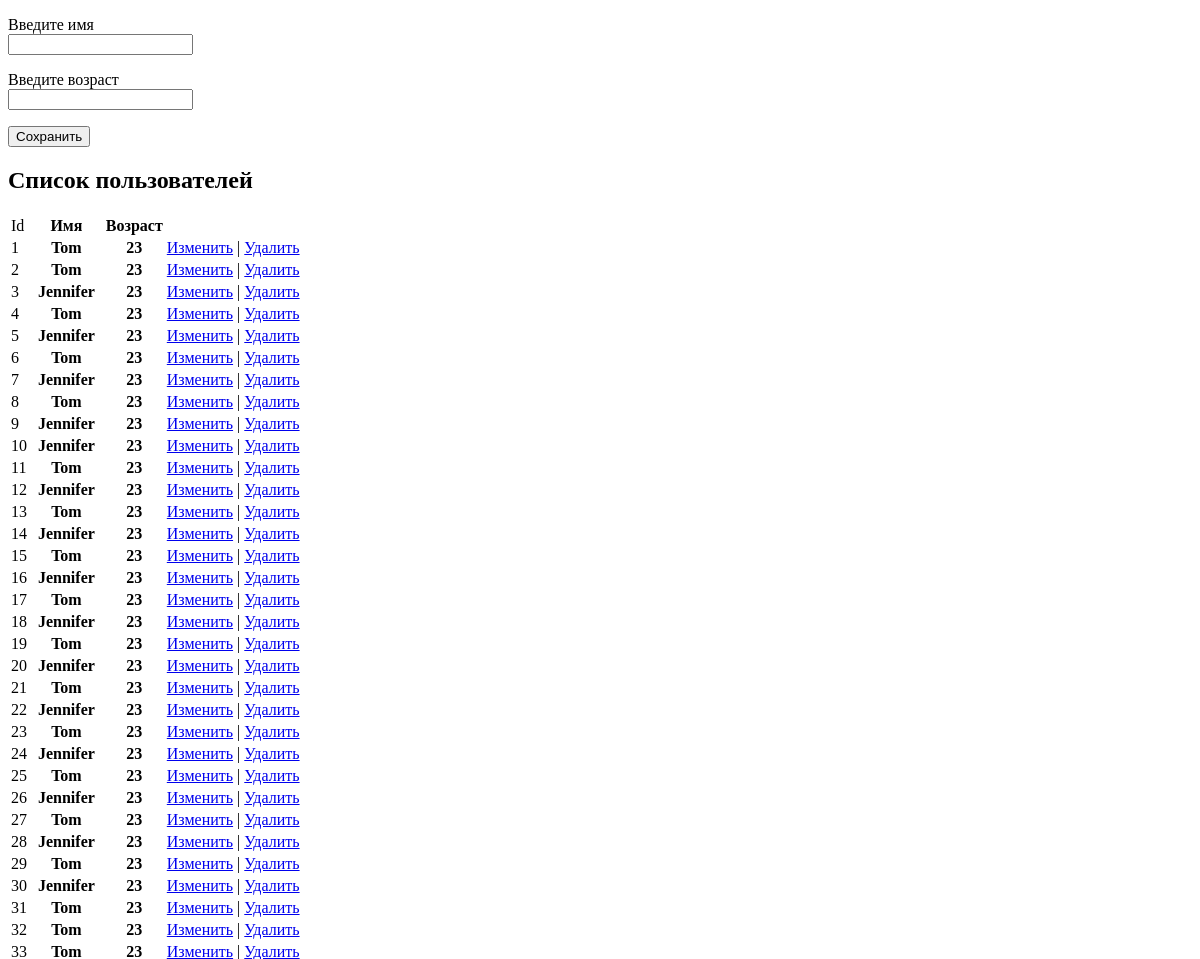
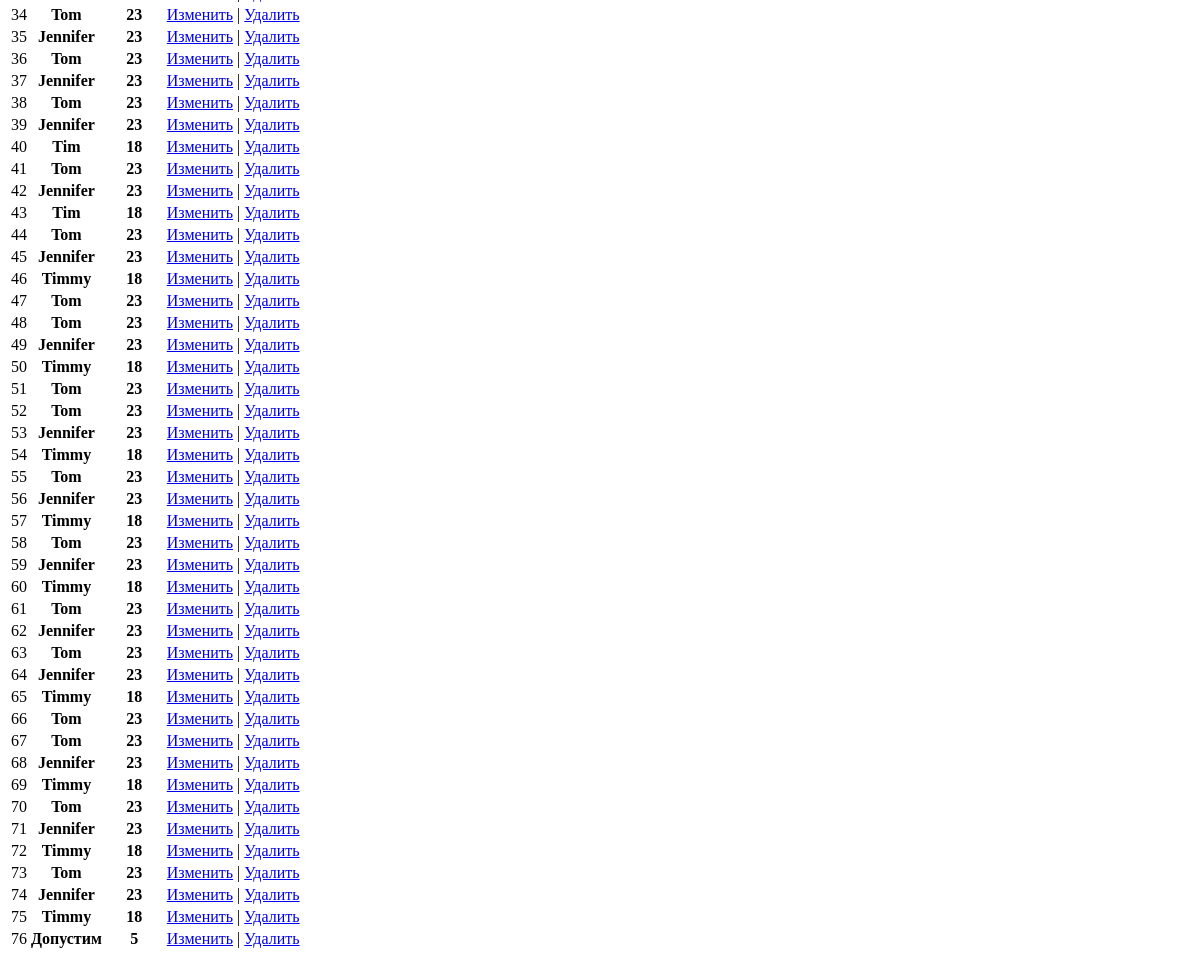
The app's page /test/, older data (2 pictures, top to bottom).
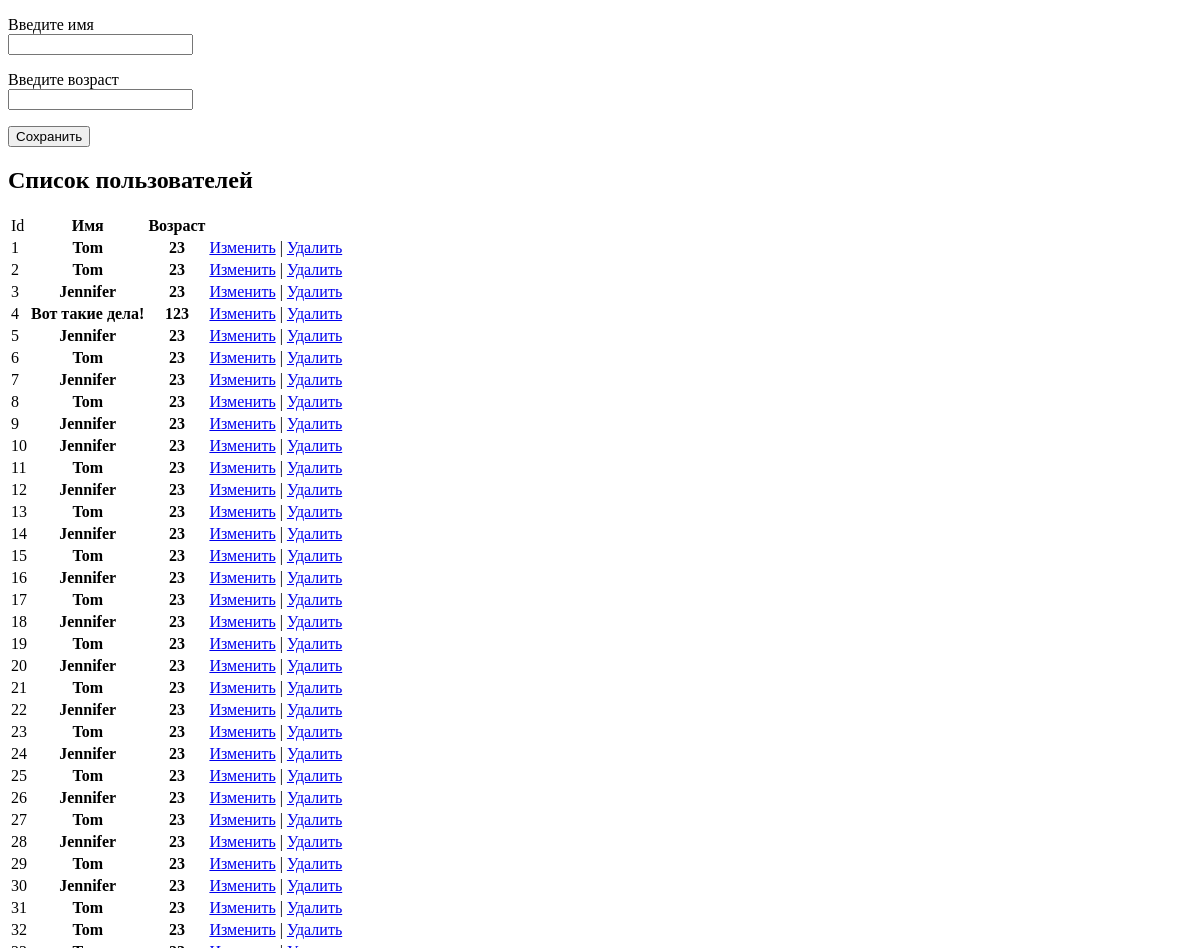
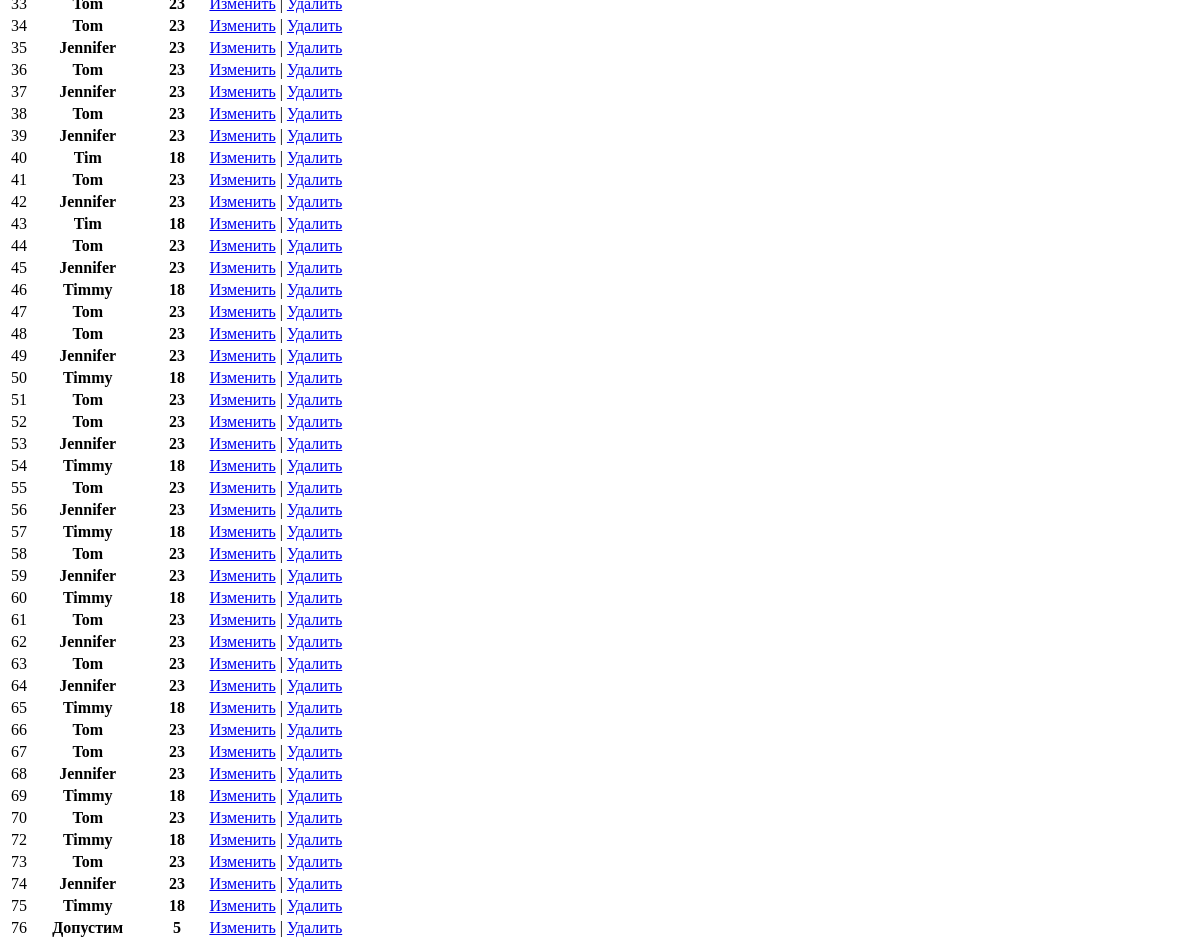
The same page, newer data (2 pictures, top to bottom).
### firstapp/models.py (models this page shows)
class Person(models.Model):
    name = models.CharField(max_length=20)
    age = models.IntegerField()

### firstapp/views.py (the view)
# urls.py: path('test/', views.get_data),
def get_data(request):
    people = Person.objects.all()
    return render(request, "firstapp/test.html", {"people": people})

### templates/firstapp/test.html (shortened to what this page needs)
<!DOCTYPE html>
<html lang="en">
<head>
</head>
<body>
    <form method="POST" action="create/">
        <p>
            <label>Введите имя</label>
            <br>
            <input type="text" name="name" />
        </p>
        <p>
            <label>Введите возраст</label>
            <br>
            <input type="number" name="age" />
        </p>
        <p>
            <input type="submit" value="Сохранить">
        </p>
    </form>
    {% if people.count > 0 %}
    <h2>Список пользователей</h2>
    <table>
        <tr>
            <td>Id</td>
            <th>Имя</th>
            <th>Возраст</th>
        </tr>
        {% for person in people %}
        <tr>
            <td>{{ person.id }}</td>
            <th>{{ person.name }}</th>
            <th>{{ person.age }}</th>
            <td><a href="edit/{{ person.id }}">Изменить</a> | <a href="delete/{{ person.id }}">Удалить</a> </td>
        </tr>
        {% endfor %}
    </table>
    {% endif %}
</body>
</html>

Row changes from the older to the newer data that the page shows:
removed Person: id "71", name "Jennifer", age "23"
changed Person id 4: name "Tom" → "Вот такие дела!"; age "23" → "123"
